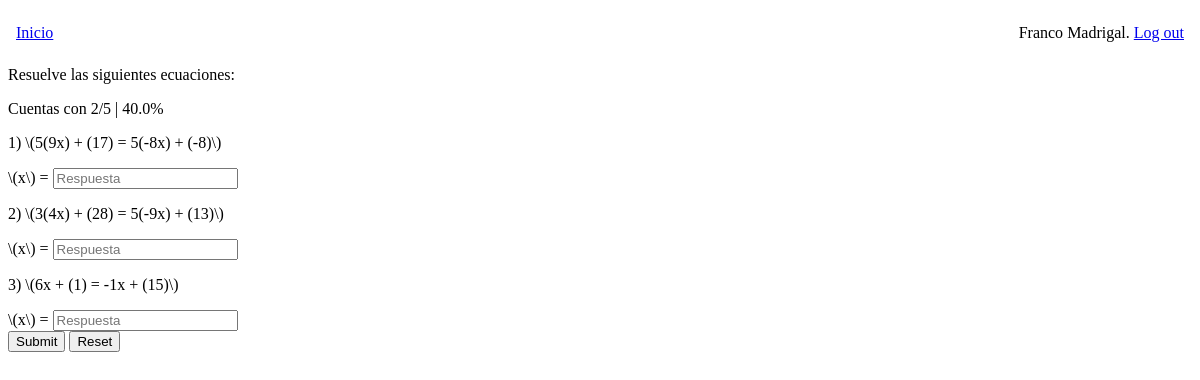
The page /math/lineal_equation/practice (signed in) on the database its author committed.
### app.py (models this page shows)
class User(db.Model, UserMixin):
    id = db.Column(db.Integer, primary_key=True)
    idValue = db.Column(db.String(150), unique=True)
    firstName = db.Column(db.String(150))
    lastName = db.Column(db.String(150))
    password = db.Column(db.String(150))
    notes = db.relationship('Note')
    questions = db.relationship('Question')

class Question(db.Model):
    id = db.Column(db.Integer, primary_key=True)
    question = db.Column(db.String(1000))
    answer = db.Column(db.String(1000))
    correct = db.Column(db.Boolean)
    topic = db.Column(db.String(100))
    user_id = db.Column(db.Integer, db.ForeignKey('user.id'))

### app.py (the view, shortened to what this page needs)
@app.route('/math/lineal_equation/practice', methods=['GET', 'POST'])
def lineal_equation_practice():
    topic = "lineal_equation"
    if request.method == 'POST':
        result = list(request.form.values())
        roundness = 0.1
        validateAnswer(topic, result, roundness)
    finished = False
    corrects = 0
    questions = []
    ex = Question.query.filter_by(user_id=current_user.id, topic=topic).all()
    if ex:
        for i in range(len(ex)):
            if ex[i].correct == False:
                questions.append(Questions(ex[i].question, ex[i].answer))
            else:
                corrects += 1
        if corrects == len(ex):
            finished = True
    return render_template("lineal_equation.html", user=current_user, node="practice", questions=questions, len=len(questions), finished=finished, score=corrects)

### app.py (called while the page is built)
@login_manager.user_loader
def load_user(id):
    return User.query.get(int(id))

### templates/lineal_equation.html (shortened to what this page needs)
{% extends "layout.html" %}
{% block body %}
    {% if node=="theory" %}
    source: McGrawHill
    <h2>Igualdad</h2>
    <p>Expresion indicada por "=" que designa dos valores como <span>"igual a"</span></p>
    <p>La <span>ecuacion</span> es una igualdad en la que hay cantidades desconocidas, las cuales son designadas como <span>incognitas</span>, cuyo valor se verifica para determinados valores de ellas</p>
    Ejemplo:
    \begin{equation} \label{eq1}
    \begin{split}
    3x - 4 & = 8 \\
    3x & = 8 + 4 \\
    x & = \frac{12}{3} \\
    x & = 4
    \end{split}
    \end{equation}
    Comprobacion:
    \begin{equation} \label{eq2}
    \begin{split}
        3(4) - 4 & = 8 \\
        12 -4 & = 8  \\
        8 & = 8  \\
    \end{split}
    \end{equation}
    <h2>Despeje de una de las literales</h2>
    <p><span>Formula</span> es la expresion de una ley o principio, por medio de simbolos y letra. Senala relaicones entre las variables. <span>Una formula es una ecuacion</span></p>
    <p>El <span>sujeto</span> de una formula es la literal cuyo valor se obtiene por medio de la formulas</p>
    <p>Para despejar una de las literales se utilizan <span>las propiedades de los numeros reales y de la igualdad</span></p>
    Ejemplo:
    Dada la formula del area de un triangulo
    \begin{equation} \label{triangleArea}
    A = \frac{b \cdot h}{2}, \text{hace de } h \text{ el sujeto de la formula}
    \end{equation}
    Despejamos \(h\) de esta ecuacion; generando una nueva incognita
    \begin{equation} \label{triangleArea2}
    \begin{split}
        2A & = b \cdot h \\
        h & = \frac{2A}{b}
    \end{split}
    \end{equation}
    <h2>Ecuacion</h2>
    <p>La ecuacion cuenta con <span>2 miembros</span>, 2 incognitas.</p>
    <p>El <span>grado</span> de una ecuacion lo determina el exponente de mayor grado de la incognita</p>
    Ejemplo:
    \begin{equation} \label{eq3}
    \begin{split}
        3x + 4 & = 8 \text{, es de primer grado. Solo cuenta con ua solucion} \\
        y^2 + 2y + 1 & = 0 \text{, es de segundo grado. Tiene 2 soluciones} \\
        x^5 - x^4 + 3x^3 - 6x^2 + x - 1 & = 0 \text{, es de quinto grado. Tiene 5 soluciones} \\
    \end{split}
    \end{equation}
    <h2>Resoluciond de ecuaciones de primer grado con una incognita</h2>
    <p>A) <span>Efectuar</span> las operaciones indicadas</p>
    <p>B) <span>Reunir</span> en un miembro todos los terminos que contengan la incognita, y en el otro miembro todas las conocidas</p>
    <p>C) <span>Reducir</span> los terminos semejantes</p>
    <p>D) <span>Despejar</span> la incognita</p>
    <p>E) <span>Comprobar</span> sustituyendo los dos miembros de la ecuacion.</p>
    Ejemplo:
    Resolver las siguientes ecuaciones lineales:
    \begin{equation} \label{eq4}
    \begin{split}
        6x + 2x - x - 5 & = 30 \\
        7x - 5 & = 30 \\
        7x & = 30 + 5 \\
        7x & = 35 \\
        x & = \frac{35}{7} \\
        x & = 5
    \end{split}
    \end{equation}
    Comprobacion:
    \begin{equation} \label{eq5}
    \begin{split}
        6(5) + 2(5) - 5 - 5 & = 30 \\
        30 + 10 - 10 & = 30 \\
        30 & = 30 \\
    \end{split}
    \end{equation}
    <h2>Ecuaciones con signos de agrupacion</h2>
    \begin{equation} \label{eq6}
    \begin{split}
        (5-3y) - (-4y+6) & = (8y+11) - (3y-6) \\
        5 - 3y + 4y -6 & = 8y + 11 - 3y + 6 \\
        -3y + 4y - 8y + 3y & = -5 + 11 + 6 + 6 \\
        -11y + 7y & = 23 - 5 \\
        -4y & = 18 \\
        y & = -\frac{18}{4} \\
        y & = -\frac{9}{2} \\
    \end{split}
    \end{equation}
    <h2>Ecuacion con productos indicaos</h2>
    \begin{equation} \label{eq7}
    \begin{split}
        2(y-7) - 4(5-3y) & = 2(4y-1) + 5(1+2y) \\
        2y - 14 - 20 + 12y & = 8y - 2 + 5 + 10y \\
        2y + 12y - 8y - 10y & = 14 + 20 + 5 - 2
        -4y & = 37 \\
        -y & = \frac{37}{4} \\
        y & = -\frac{37}{4} \\
    \end{split}
    \end{equation}
    <h2>Ecuaciones literales con otras letras</h2>
    Ejemplo:
    \begin{equation} \label{eq8}
    \begin{split}
        & 2 (y-a) - 6 = 4(ay - 4) \\
        & 2y -2a - 6 = 4ay - 16 \\
        & 2y - 4ay = 2a + 6 - 16 \\
        & 2y(1-2a) = 2a - 10 \\
        & 2y = \frac{2a - 10}{1-2a} \\
        & y = \frac{2(a - 5)}{\frac{1-2a}{2}} \\
        & y = \frac{\cancel{2}(a - 5)}{\cancel{2}(1-2a)} \\
        & y = \frac{a - 5}{1-2a} \\
    \end{split}
    \end{equation}
    <h2>Ecuaciones con radicales</h2>
    Ejemplo:
    \begin{equation} \label{eq9}
    \begin{split}
        \sqrt{4x^2-3}-2x &= 1 \\
        \sqrt{4x^2-3} &= 2x + 1 \\
        4x^2-3 &= (2x + 1)^2 \\
        4x^2 - 3 &= 4x^2 + 4x + 1 \\
        4x^2 - 4x^2 - 4x &= 1 + 3 \\
        -4x &= 4 \\
        x &= -1
    \end{split}
    \end{equeation}
    {% elif node=="practice" and finished==False%}
    Resuelve las siguientes ecuaciones:
    <p>Cuentas con {{score}}/5 | {{score/5*100}}%</p>
    <form action="\math/lineal_equation/practice" method="post">
        {% for i in range(len) %}
        <div class="question">
            <p>{{i+1}}) \({{questions[i].question}}\)</p>
            \(x\) = <input type="text" name="answer{{i}}" id="answer{{i}}" placeholder="Respuesta">
        </div>
        {% endfor %}
        <div class="button-container">
            <input type="submit" value="Submit"/>
            <input type="reset">
          </div>
    </form>
    {% elif node=="practice" and finished==True%}
    <h2>Resultados</h2>
    <p>Obtuviste {{score}}/5 respuestas correctas | {{score/5*100}}%</p>
    {% endif %}
{% endblock %}

### templates/layout.html (shortened to what this page needs)
<!DOCTYPE html>
<html lang="en">
<head>
    <link rel="stylesheet" href="{{ url_for('static', filename='global.css') }}">
</head>
<body>
    {% if current_user.is_authenticated %}
    <nav>
        <ul>
            <li><a href="{{url_for('index')}}">Inicio</a></li>
            <li id="logout">{{ user.firstName }} {{ user.lastName }}. <a id="logout" href="/logout">Log out</a></li>
        </ul>
    </nav>
    {% endif %}
    {% block body %}{% endblock %}
</body>
</html>

### static/global.css (style rules this page uses)
ul { list-style: none; padding: 8px; gap: 15px; display: flex; justify-content: space-between; }

### rows shown on the page
User: firstName "Franco", lastName "Madrigal"
Question: question "5(9x) + (17) = 5(-8x) + (-8)"
Question: question "3(4x) + (28) = 5(-9x) + (13)"
Question: question "6x + (1) = -1x + (15)"

### other values the page prints
{{ score }} "2"
{{ score/5*100 }} "40.0"
{{ i+1 }} "1" "2" "3"
